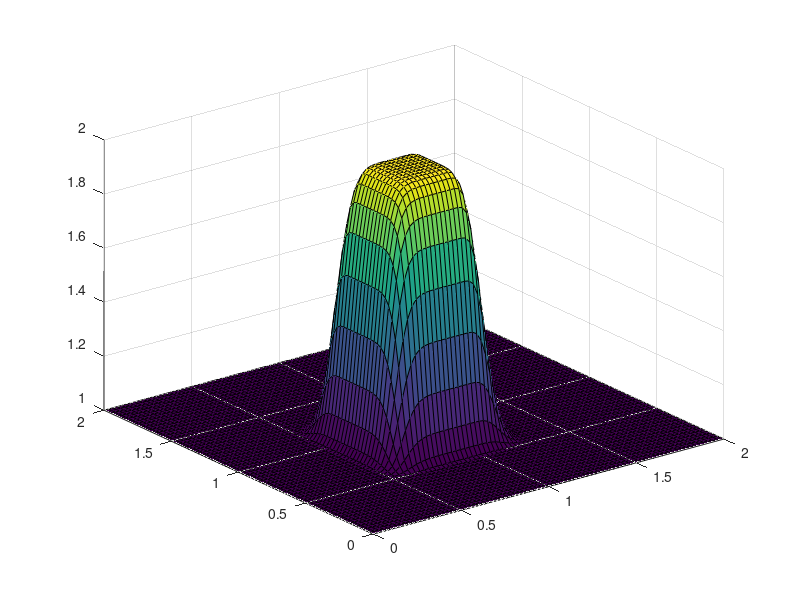

Source code (MATLAB):
%% -------------- Step Five Lorena A. Barba - CFD ---------------------- %%
%              2-D Convection - du/dt + cdu/dx + cdu/dy = 0
clear
clc
close all

% Initialization
nx = 81;                                    % Number of x grid points
ny = 81;                                    % Number of y grid points
nt = 50;                                    % Time
x_lower = 0;                                % x lower boundary
x_upper = 2;                                % x upper boundary
y_lower = 0;                                % y lower boundary
y_upper = 2;                                % y upper boundary
dx = (x_upper-x_lower)/(nx-1);              % x step size
dy = (y_upper-y_lower)/(ny-1);              % y step size
sigma = 0.2;                                % stabilty constant
dt = sigma*dx;                              % time step size
c = 0.5;                                      % wave speed

% Grid Generation
x = linspace(x_lower,x_upper,nx);           % x grid points
y = linspace(y_lower,y_upper,ny);           % y grid points
[X,Y] = meshgrid(x,y);                      % grid space

% Initial Conditions
u = ones(nx,ny);
for i = 1:nx
    for j = 1:ny
        if x(i) >= 0.5 && x(i) <= 1
            if y(j) >= 0.5 && y(j) <= 1
                u(i,j) = 2;
            end
        end
    end
end

% Main Loop
for t = 1:nt
    un = u;
    for i = 2:nx
        for j = 2:ny
            u(i,j) = un(i,j)-c*(dt/dx)*(un(i,j)-un(i-1,j))-c*(dt/dy)*(un(i,j)-un(i,j-1));
        end
    end
    pause(0.1)
    surf(X,Y,u(:,:))
end
